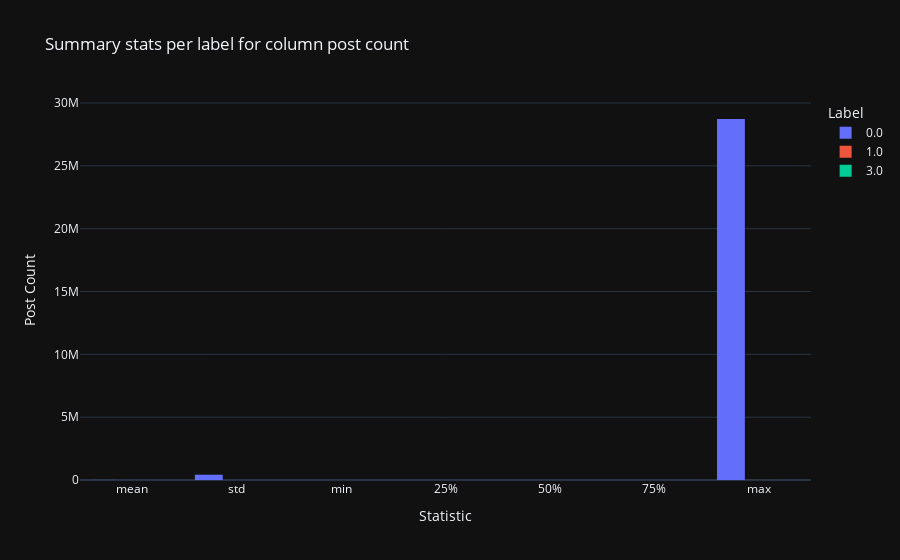

Notebook code cell kept with this figure:
### Markdown cell above
Same as for the follow_count, there is a difference in the distribution of the follower count. It varies less, with the upper fense of the bots in the IQR of the legit users, and lower than the IQR of the other bots. Very skewed distribution

### Code cell
# Describing column for each label
sub_df, fig = df_main.describe_column_by_colcat('post_count')

print('Posts count: ')
display(sub_df.style.format('{:,}'))
fig

### Figure 1 — Plotly figure (JSON) as saved in the notebook; plotly's stock layout.template omitted (floating-point values rounded to 4 significant figures)
{"data": [{"alignmentgroup": "True", "bingroup": "x", "histfunc": "sum", "hovertemplate": "Label=0.0<br>Statistic=%{x}<br>sum of value=%{y}<extra></extra>", "legendgroup": "0.0", "marker": {"color": "#636efa", "pattern": {"shape": ""}}, "name": "0.0", "offsetgroup": "0.0", "orientation": "v", "showlegend": true, "type": "histogram", "x": ["mean", "std", "min", "25%", "50%", "75%", "max"], "xaxis": "x", "y": [6731, 420974, 0, 2, 12, 167, 28728400], "yaxis": "y"}, {"alignmentgroup": "True", "bingroup": "x", "histfunc": "sum", "hovertemplate": "Label=1.0<br>Statistic=%{x}<br>sum of value=%{y}<extra></extra>", "legendgroup": "1.0", "marker": {"color": "#EF553B", "pattern": {"shape": ""}}, "name": "1.0", "offsetgroup": "1.0", "orientation": "v", "showlegend": true, "type": "histogram", "x": ["mean", "std", "min", "25%", "50%", "75%", "max"], "xaxis": "x", "y": [9, 75, 0, 0, 6, 9, 3233], "yaxis": "y"}, {"alignmentgroup": "True", "bingroup": "x", "histfunc": "sum", "hovertemplate": "Label=3.0<br>Statistic=%{x}<br>sum of value=%{y}<extra></extra>", "legendgroup": "3.0", "marker": {"color": "#00cc96", "pattern": {"shape": ""}}, "name": "3.0", "offsetgroup": "3.0", "orientation": "v", "showlegend": true, "type": "histogram", "x": ["mean", "std", "min", "25%", "50%", "75%", "max"], "xaxis": "x", "y": [18, 70, 0, 7, 11, 18, 1852], "yaxis": "y"}], "layout": {"barmode": "group", "legend": {"title": {"text": "Label"}, "tracegroupgap": 0}, "title": {"text": "Summary stats per label for column post count"}, "xaxis": {"anchor": "y", "domain": [0, 1], "title": {"text": "Statistic"}}, "yaxis": {"anchor": "x", "domain": [0, 1], "title": {"text": "Post Count"}}}}
